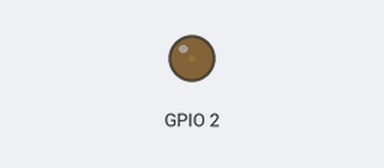
A program run on a simulated ESP32 board running MicroPython. Parts: output pins drawn as LEDs (lit = HIGH).

Above: at 2.05 s.
At 2.85 s:
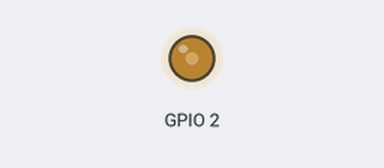
At 3.4 s:
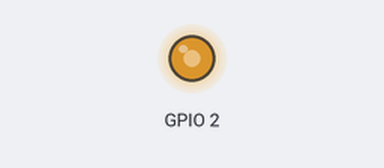
At 4.8 s:
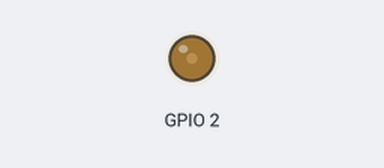
Timing chart, 0 to 9.4 s (numbered marks = the images above):
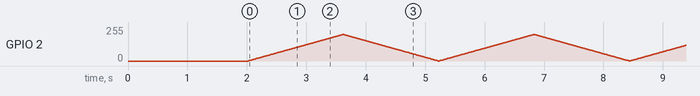

The program:

LED_main.py
```python
from machine import Pin, UART, PWM

import utime

utime.sleep(2)
uart = UART(1, 115200)
uart.init(115200, bits=8, parity=None, stop=1)


if __name__ == '__main__':
    while True:
        for i in range(0, 800, 5):
            utime.sleep(0.01)
            PWM(Pin(2), freq=800, duty=i)
        for i in range(0, 800, 5):
            utime.sleep(0.01)
            PWM(Pin(2), freq=800, duty=800 - i)
```
